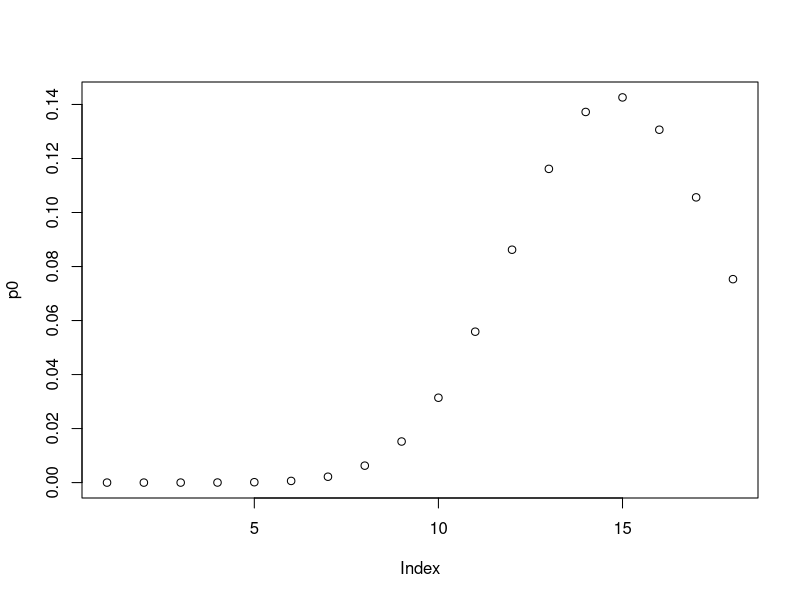
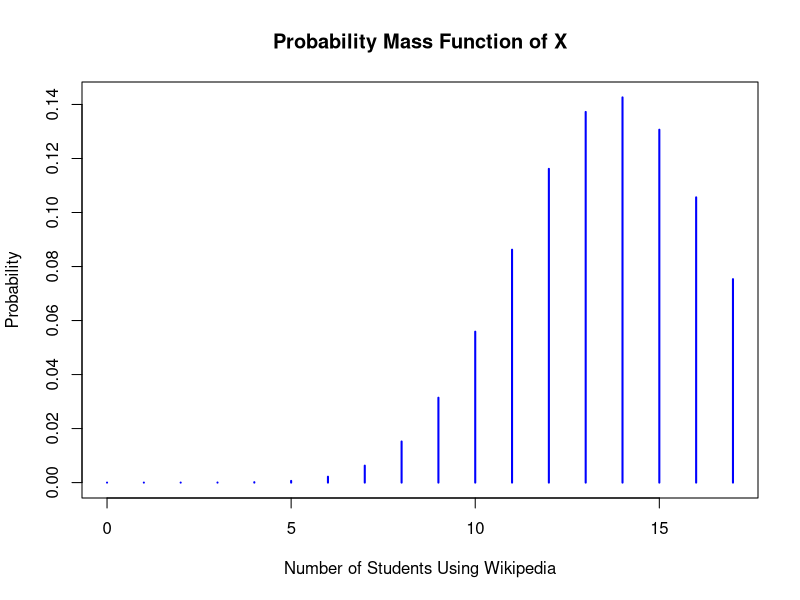
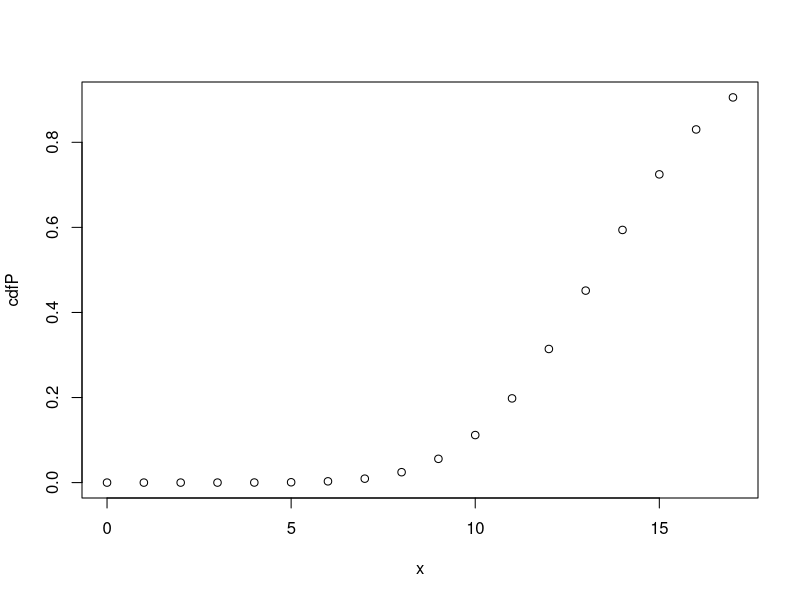

R code for these plots, in order:
## ---- chunk 1
# Q1.Roll 12 dice simultaneously, and let X denotes the number of 6’s that appear.
# Calculate the probability of getting 7, 8 or 9, 6’s using R. (Try using the function pbinom;
# If we set S = {get a 6 on one roll}, P(S) = 1/6 and the rolls constitute Bernoulli 
# trials; thus X = binom(size=12, prob=1/6) and we are looking for P(7 <= X <= 9).
size<-12
prob<-1/6
p_to9<-pbinom(9,size,prob)
p_to7<-pbinom(6,size,prob)
p1<-p_to9-p_to7
p1

p_9<-dbinom(9,12,1/6)
p_8<-dbinom(8,12,1/6)
p_7<-dbinom(7,12,1/6)
p2<-p_9+p_8+p_7
p2

p3<-diff(pbinom(c(6,9),size,prob))
p3
## ---- chunk 2
# Q2.Assume that the test scores of a college entrance exam fits a normal distribution.
# Furthermore, the mean test score is 72, and the standard deviation is 15.2. What is
# the percentage of students scoring 84 or more in the exam?
mean<-72
sd<-15.2
res<-pnorm(84,mean,sd,lower.tail=FALSE)
res
## ---- chunk 3
# Q3.On the average, five cars arrive at a particular car wash every hour. Let X count the
# number of cars that arrive from 10AM to 11AM, then X = Poisson(lamda = 5). What is
# probability that no car arrives during this time. Next, suppose the car wash above
# is in operation from 8AM to 6PM, and we let Y be the number of customers that
# ppear in this period. Since this period covers a total of 10 hours, we get that Y =
# Poisson(lamda = 5×10 = 50). What is the probability that there are between 48 and 50
# customers, inclusive?
p0<-dpois(0,5)
p0

lambda<-50
p1<-ppois(50,lambda)-ppois(47,lambda)
p1

a<-diff(ppois(c(47,50),lambda))
a
## ---- chunk 4
# Q4.Suppose in a certain shipment of 250 Pentium processors there are 17 defective processors. A
# quality control consultant randomly collects 5 processors for inspection to determine whether 
# or not they are defective. Let X denote the number of defectives in the sample. Find the probability 
# of exactly 3 defectives in the sample, that is, find P(X = 3).
n=250
m=233
k=5
n=17
h_1<-dhyper(3,17,233,5)
h_1
## ---- chunk 5
# Q5.A recent national study showed that approximately 44.7% of college students have
# used Wikipedia as a source in at least one of their term papers. Let X equal the
# number of students in a random sample of size n = 31 who have used Wikipedia as a source.
# a)How is X distributed? (b) Sketch the probability mass function. (c) Sketch the cumulative
# distribution function. (d) Find mean, variance and standard deviation of X.
x<-0:n
prob<-0.447
n<-31
p0<-dbinom(x,n,prob)
p0

plot(p0)

plot(x, p0, type = "h", lwd = 2, col = "blue",
     xlab = "Number of Students Using Wikipedia",
     ylab = "Probability",
     main = "Probability Mass Function of X")


cdfP<-pbinom(x,n,prob)
plot(x,cdfP)

mean_x=n*prob
variance_x=n*prob*(1-prob)
sd_x=sqrt(variance_x)
mean_x
variance_x
sd_x
